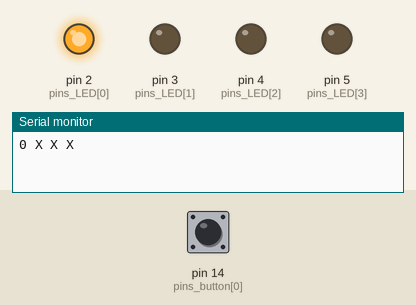
Simulated run of this sketch. Board: Arduino Uno, built with avr-gcc and run on an emulated ATmega328P. Parts: output pins drawn as LEDs (lit = HIGH), the last lines printed to the serial monitor. The inputs (shaded band) are chosen by the test bench; at power-on: pin 14 (pins_button[0]) LOW.

Above: at 0.5 s.
At 1.5 s:
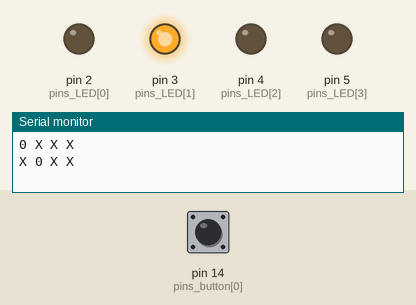
At 2.5 s:
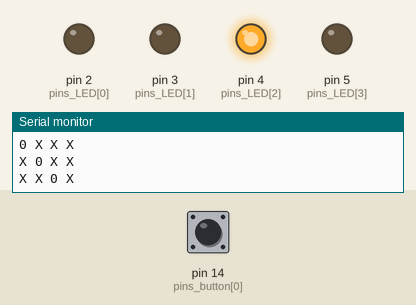
At 3.5 s:
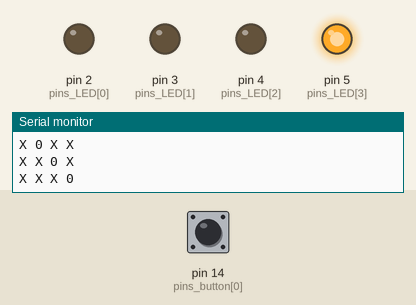
Timing chart, 0 to 5.2 s (numbered marks = the images above):
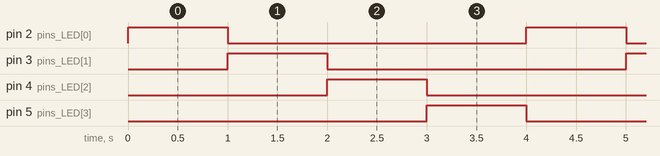

The sketch:

sketch_sep29f.ino
```cpp
int pins_LED[] = {2, 3, 4, 5};
int pins_button[] = {14};
int state = 0;
bool direct = true;

void setup() {
  Serial.begin(9600);
  for ( int i = 0 ; i < 4 ; i ++ ) {
    pinMode(pins_LED[i], OUTPUT);
  }
  pinMode(pins_button[0], INPUT);
}

void loop() {
//  Serial.print(state);
//  Serial.print("\t");
//  Serial.print(direct);
//  Serial.print(digitalRead(pins_button[0]));
//  Serial.print("--");
  for ( int i = 0 ; i < 4 ; i ++ ) {
    if ( state == i ) {
      Serial.print("0 ");
      digitalWrite(pins_LED[i], HIGH);
    }
    else {
      Serial.print("X ");
      digitalWrite(pins_LED[i], LOW);
    }

  }

  if ( digitalRead(pins_button[0]) ) {
    direct = !direct;
  }

  if ( direct ) {
    state = (state + 1) % 4;
  }
  else {
    if ( state == 0 ) {
      state = 3;
    }
    else {
      state = state - 1;
    }
  }
  Serial.println();
  delay(1000);
}
```

Measured:
- by itself, pin 2 (pins_LED[0]), pin 3 (pins_LED[1]), pin 4 (pins_LED[2]), pin 5 (pins_LED[3]): alternates HIGH for 1.0 s and LOW for 3.0 s
- by itself, everything shown: repeats every 4.0 s, in 4 steps
